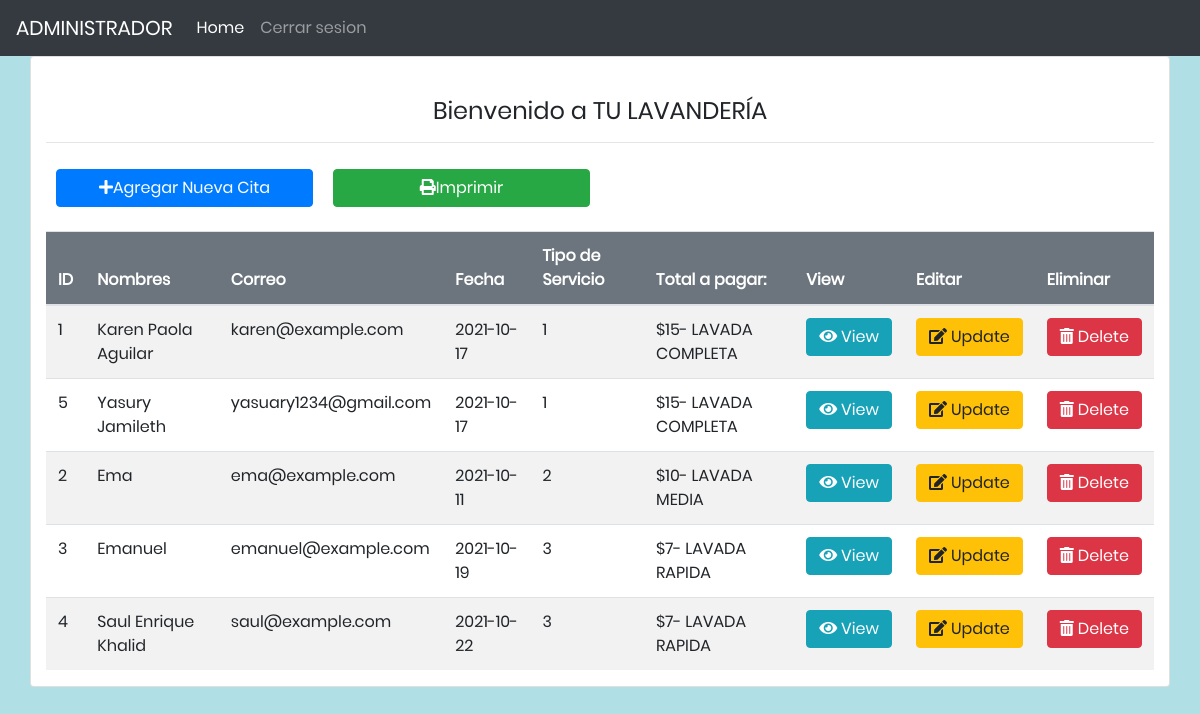
Page /menu.php on the committed database.
### tables this page shows
CREATE TABLE `cliente` (
  `id_venta` varchar(100) NOT NULL,
  `nombres` varchar(100) NOT NULL,
  `correo` varchar(100) NOT NULL,
  `fecha` date NOT NULL,
  `tipo_servicio` int(100) NOT NULL
);

CREATE TABLE `servicios` (
  `id_servicios` varchar(100) NOT NULL,
  `tipo` int(100) NOT NULL
);

### menu.php (the view, shortened to what this page needs)
<?php
include('connection.php');
?>
<!DOCTYPE html>
<html lang="en">
<head>
  <link rel="stylesheet" href="https://use.fontawesome.com/releases/v5.0.13/css/all.css"
>
  <link rel="stylesheet" href="https://stackpath.bootstrapcdn.com/bootstrap/4.1.1/css/bootstrap.min.css"
>
  <link rel="stylesheet" href="https://stackpath.bootstrapcdn.com/bootstrap/4.1.3/css/bootstrap.min.css">
  <link rel="stylesheet" href="css/style.css">
</head>
<body>
  <nav class="navbar navbar-expand-sm bg-dark navbar-dark">
  <a class="navbar-brand" href="#">ADMINISTRADOR</a>
  <ul class="navbar-nav">
    <li class="nav-item">
      <a class="nav-link active" href="menu.php">Home</a>
    </li>
    <li class="nav-item">
    <a class="nav-link" href="bd/logout.php">Cerrar sesion</a>
    </li>
  </ul>
</nav>
  <div class="container">
    <div class="row">
      <div class="col-md-12 card">
        <div>
          <div class="head-title">
            <h4 class="text-center">Bienvenido a TU LAVANDERÍA</h4>
            <hr>
          </div>
          <div class="col-md-3 float-left add-new-button">
            <a href="#" class="btn btn-primary btn-block" data-toggle="modal" data-target="#addModal">
              <i class="fas fa-plus"></i>Agregar Nueva Cita
            </a>
          </div>
          <div class="col-md-3 float-left add-new-button">
            <a href="pdf.php" target="_blank" class="btn btn-success btn-block">
              <i class="fas fa-print"></i>Imprimir
            </a>
          </div>
          <br><br><br>
          <table class="table table-striped">
            <thead class="bg-secondary text-white">
              <tr>
                <th>ID</th>
                <th>Nombres</th>
                <th>Correo</th>
                <th>Fecha</th>
                <th>Tipo de Servicio</th>
                <th>Total a pagar:</th>
                <th>View</th>
                <th>Editar</th>
                <th>Eliminar</th>
              </tr>
            </thead>
            <tbody>
              <?php
              $sql = "SELECT cliente.id_venta, cliente.nombres, cliente.correo, cliente.fecha,
              cliente.tipo_servicio, servicios.id_servicios FROM cliente INNER JOIN servicios ON cliente.tipo_servicio = servicios.tipo";
              $result = mysqli_query($conn, $sql);
              if ($result) {
                while ($row = mysqli_fetch_assoc($result)) {
              ?>
                  <tr>
                    <td><?php echo $row['id_venta']; ?></td>
                    <td><?php echo $row['nombres']; ?></td>
                    <td><?php echo $row['correo']; ?></td>
                    <td><?php echo $row['fecha']; ?></td>
                    <td><?php echo $row['tipo_servicio']; ?></td>
                    <td><?php echo $row['id_servicios']; ?></td>
                    <td>
                      <button type="button" class="btn btn-info viewBtn"> <i class="fas fa-eye"></i> View </button>
                    </td>
                    <td>
                      <button type="button" class="btn btn-warning updateBtn"> <i class="fas fa-edit"></i> Update </button>
                    </td>
                    <td>
                      <button type="button" class="btn btn-danger deleteBtn"> <i class="fas fa-trash-alt"></i> Delete </button>
                    </td>
                  </tr>
              <?php
                }
              } else {
                echo "<script> alert('No Record Found');</script>";
              }
              ?>
            </tbody>
          </table>
        </div>
      </div>
    </div>
  </div>
</body>
</html>

### css/style.css (style rules this page uses)
body, html { font-family: Poppins-Regular, sans-serif; }
.add-new-button { padding: 10px; padding-bottom: 10px; }
.head-title { padding-top: 40px; }
body { margin-bottom: 10%; background-color: powderblue; }

### rows in the picture
cliente: id_venta "1", nombres "Karen Paola Aguilar", correo "karen@example.com", fecha "2021-10-17", tipo_servicio "1", servicios.id_servicios "$15- LAVADA COMPLETA"
cliente: id_venta "5", nombres "Yasury Jamileth", correo "yasuary1234@gmail.com", fecha "2021-10-17", tipo_servicio "1", servicios.id_servicios "$15- LAVADA COMPLETA"
cliente: id_venta "2", nombres "Ema", correo "ema@example.com", fecha "2021-10-11", tipo_servicio "2", servicios.id_servicios "$10- LAVADA MEDIA"
cliente: id_venta "3", nombres "Emanuel", correo "emanuel@example.com", fecha "2021-10-19", tipo_servicio "3", servicios.id_servicios "$7- LAVADA RAPIDA"
cliente: id_venta "4", nombres "Saul Enrique Khalid", correo "saul@example.com", fecha "2021-10-22", tipo_servicio "3", servicios.id_servicios "$7- LAVADA RAPIDA"
